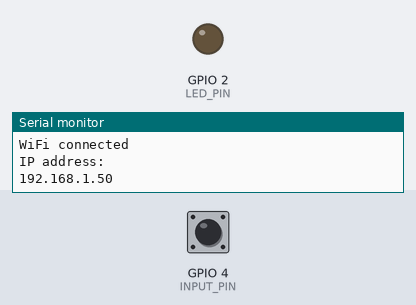
The sketch below on a simulated ESP32. On the bench: output pins drawn as LEDs (lit = HIGH), the last lines printed to the serial monitor. The inputs (shaded band) are chosen by the test bench; at power-on: GPIO 4 (INPUT_PIN) HIGH. WiFi joins after 1.5 s; servers stay silent unless stated; uploads are accepted with an empty reply.

Above: at 6.7 s.
6.8 s: GPIO 4 (INPUT_PIN) pulled LOW for 0.15 s
At 6.95 s:
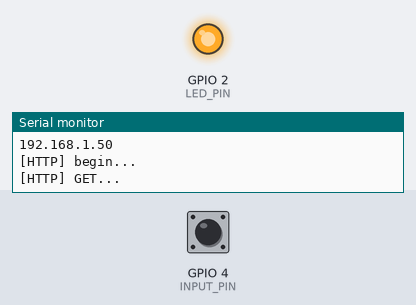
8.6 s: GPIO 4 (INPUT_PIN) pulled LOW for 3.2 s
At 12.2 s:
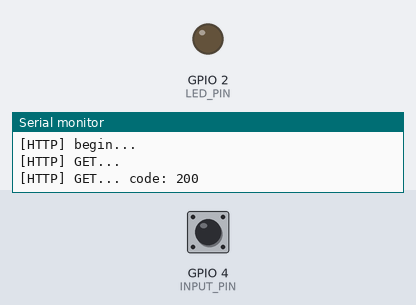
Timing chart, 0 to 13.7 s (numbered marks = the images above; inputs shaded):
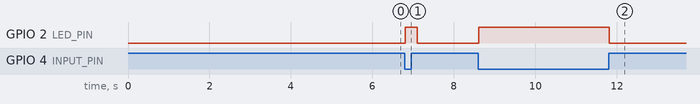

Measured:
- after the input at 6.8 s, GPIO 2 (LED_PIN): LOW → HIGH at once, → LOW 0.30 s later
- after the input at 8.6 s, GPIO 2 (LED_PIN): LOW → HIGH at once, → LOW 3.2 s later

The sketch:

A2Q7.ino
```cpp
// A2Q7. Write a program to communicate client and server through API. Update the led /buzzer status value to database through php API as per LED/Buzzer’s ON/OFF state.

#include <Arduino.h>
#include <WiFi.h>
#include <WiFiMulti.h>
#include <HTTPClient.h>

#define USE_SERIAL Serial
#define INPUT_PIN 4
#define LED_PIN 2

WiFiMulti wifiMulti;

String lastValue;

void setup() {

  Serial.begin(115200);

  pinMode(INPUT_PIN, INPUT_PULLUP);
  pinMode(LED_PIN, OUTPUT);
  for (uint8_t t = 4; t > 0; t--) {
    Serial.printf("[SETUP] WAIT %d...\n", t);
    Serial.flush();
    delay(1000);
  }

  wifiMulti.addAP("Praful", "12345678");
  wifiMulti.run();
  if (wifiMulti.run() == WL_CONNECTED) {
    Serial.println("");
    Serial.println("WiFi connected");
    Serial.println("IP address: ");
    Serial.println(WiFi.localIP());
  }
  // server.begin();
  lastValue = "0";
}

void loop() {
  // wait for WiFi connection
  if ((wifiMulti.run() == WL_CONNECTED)) {
    String webUrl;
    if (digitalRead(INPUT_PIN) == LOW) {
      digitalWrite(LED_PIN, HIGH);
      //digitalWrite(BUZZ_PIN,HIGH);
    } else {
      digitalWrite(LED_PIN, LOW);
      // digitalWrite(BUZZ_PIN,LOW);
    }

    if (digitalRead(LED_PIN) == HIGH) {
      if (lastValue == "0") {
        webUrl = "https://iottest2022.000webhostapp.com/update.php?name=ledon&status=1";
        updateServer(webUrl);
        lastValue = "1";
      }
    } else {
      if (lastValue == "1") {
        webUrl = "https://iottest2022.000webhostapp.com/update.php?name=ledoff&status=0";
        updateServer(webUrl);
        lastValue = "0";
      }
    }
  }
  delay(100);
}


void updateServer(String webUrl) {
  HTTPClient http;
  Serial.print("[HTTP] begin...\n");
  // configure traged server and url
  http.begin(webUrl);  //HTTP

  Serial.print("[HTTP] GET...\n");
  // start connection and send HTTP header
  int httpCode = http.GET();

  // httpCode will be negative on error
  if (httpCode > 0) {
    // HTTP header has been send and Server response header has been handled
    Serial.printf("[HTTP] GET... code: %d\n", httpCode);
    // file found at server
    if (httpCode == HTTP_CODE_OK) {
      String payload = http.getString();
      Serial.println(payload);
    }
  } else {
    Serial.printf("[HTTP] GET... failed, error: %s\n", http.errorToString(httpCode).c_str());
  }
  http.end();
}
```
